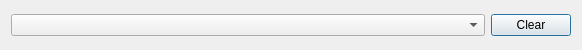
<?xml version="1.0" encoding="UTF-8"?>
<ui version="4.0">
 <class>DlgClearLog</class>
 <widget class="QDialog" name="DlgClearLog">
  <property name="geometry">
   <rect>
    <x>0</x>
    <y>0</y>
    <width>582</width>
    <height>50</height>
   </rect>
  </property>
  <property name="windowTitle">
   <string>Clear log</string>
  </property>
  <layout class="QHBoxLayout" name="horizontalLayout">
   <item>
    <widget class="QComboBox" name="cbUser">
     <property name="sizePolicy">
      <sizepolicy hsizetype="Preferred" vsizetype="Fixed">
       <horstretch>1</horstretch>
       <verstretch>0</verstretch>
      </sizepolicy>
     </property>
    </widget>
   </item>
   <item>
    <widget class="QPushButton" name="btnClear">
     <property name="text">
      <string>Clear</string>
     </property>
    </widget>
   </item>
  </layout>
 </widget>
 <resources/>
 <connections/>
</ui>
